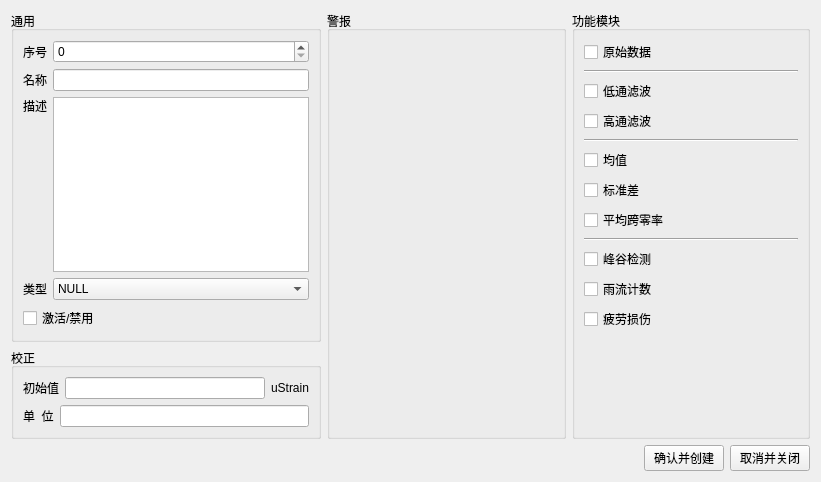
<?xml version="1.0" encoding="UTF-8"?>
<ui version="4.0">
 <class>SENSORCONFIG</class>
 <widget class="QWidget" name="SENSORCONFIG">
  <property name="geometry">
   <rect>
    <x>0</x>
    <y>0</y>
    <width>821</width>
    <height>482</height>
   </rect>
  </property>
  <property name="windowTitle">
   <string>传感器配置</string>
  </property>
  <layout class="QGridLayout" name="gridLayout_4">
   <item row="0" column="0">
    <layout class="QHBoxLayout" name="horizontalLayout_7">
     <item>
      <layout class="QVBoxLayout" name="verticalLayout_2">
       <item>
        <widget class="QGroupBox" name="gb_general">
         <property name="minimumSize">
          <size>
           <width>250</width>
           <height>300</height>
          </size>
         </property>
         <property name="title">
          <string>通用</string>
         </property>
         <layout class="QGridLayout" name="gridLayout">
          <item row="1" column="0">
           <layout class="QHBoxLayout" name="horizontalLayout">
            <item>
             <widget class="QLabel" name="lb_name">
              <property name="text">
               <string>名称</string>
              </property>
             </widget>
            </item>
            <item>
             <widget class="QLineEdit" name="le_name">
              <property name="minimumSize">
               <size>
                <width>0</width>
                <height>0</height>
               </size>
              </property>
             </widget>
            </item>
           </layout>
          </item>
          <item row="4" column="0">
           <widget class="QCheckBox" name="checkBox">
            <property name="sizePolicy">
             <sizepolicy hsizetype="Minimum" vsizetype="Fixed">
              <horstretch>0</horstretch>
              <verstretch>0</verstretch>
             </sizepolicy>
            </property>
            <property name="text">
             <string>激活/禁用</string>
            </property>
           </widget>
          </item>
          <item row="2" column="0">
           <layout class="QHBoxLayout" name="horizontalLayout_2">
            <item>
             <layout class="QVBoxLayout" name="verticalLayout">
              <item>
               <widget class="QLabel" name="lb_description">
                <property name="text">
                 <string>描述</string>
                </property>
               </widget>
              </item>
              <item>
               <spacer name="verticalSpacer">
                <property name="orientation">
                 <enum>Qt::Vertical</enum>
                </property>
                <property name="sizeHint" stdset="0">
                 <size>
                  <width>20</width>
                  <height>40</height>
                 </size>
                </property>
               </spacer>
              </item>
             </layout>
            </item>
            <item>
             <widget class="QPlainTextEdit" name="pte_description">
              <property name="minimumSize">
               <size>
                <width>0</width>
                <height>0</height>
               </size>
              </property>
             </widget>
            </item>
           </layout>
          </item>
          <item row="3" column="0">
           <layout class="QHBoxLayout" name="horizontalLayout_3">
            <item>
             <widget class="QLabel" name="label">
              <property name="text">
               <string>类型</string>
              </property>
             </widget>
            </item>
            <item>
             <widget class="QComboBox" name="comboBox">
              <property name="sizePolicy">
               <sizepolicy hsizetype="Expanding" vsizetype="Fixed">
                <horstretch>0</horstretch>
                <verstretch>0</verstretch>
               </sizepolicy>
              </property>
              <item>
               <property name="text">
                <string>NULL</string>
               </property>
              </item>
              <item>
               <property name="text">
                <string>LBSG</string>
               </property>
              </item>
              <item>
               <property name="text">
                <string>SBSG</string>
               </property>
              </item>
              <item>
               <property name="text">
                <string>TEMP</string>
               </property>
              </item>
              <item>
               <property name="text">
                <string>ACC</string>
               </property>
              </item>
             </widget>
            </item>
           </layout>
          </item>
          <item row="0" column="0">
           <layout class="QHBoxLayout" name="horizontalLayout_6">
            <item>
             <widget class="QLabel" name="lb_name_2">
              <property name="sizePolicy">
               <sizepolicy hsizetype="Preferred" vsizetype="Preferred">
                <horstretch>0</horstretch>
                <verstretch>0</verstretch>
               </sizepolicy>
              </property>
              <property name="text">
               <string>序号</string>
              </property>
             </widget>
            </item>
            <item>
             <widget class="QSpinBox" name="spinBox_id">
              <property name="sizePolicy">
               <sizepolicy hsizetype="Expanding" vsizetype="Fixed">
                <horstretch>0</horstretch>
                <verstretch>0</verstretch>
               </sizepolicy>
              </property>
              <property name="maximum">
               <number>10000</number>
              </property>
             </widget>
            </item>
           </layout>
          </item>
         </layout>
        </widget>
       </item>
       <item>
        <widget class="QGroupBox" name="gb_calibrate">
         <property name="title">
          <string>校正</string>
         </property>
         <layout class="QGridLayout" name="gridLayout_2">
          <item row="0" column="0">
           <layout class="QHBoxLayout" name="horizontalLayout_4">
            <item>
             <widget class="QLabel" name="label_2">
              <property name="text">
               <string>初始值</string>
              </property>
             </widget>
            </item>
            <item>
             <widget class="QLineEdit" name="le_initValue"/>
            </item>
            <item>
             <widget class="QLabel" name="lb_unit">
              <property name="text">
               <string>uStrain</string>
              </property>
             </widget>
            </item>
           </layout>
          </item>
          <item row="1" column="0">
           <layout class="QHBoxLayout" name="horizontalLayout_5">
            <item>
             <widget class="QLabel" name="label_3">
              <property name="text">
               <string>单  位</string>
              </property>
             </widget>
            </item>
            <item>
             <widget class="QLineEdit" name="le_unit"/>
            </item>
           </layout>
          </item>
         </layout>
        </widget>
       </item>
      </layout>
     </item>
     <item>
      <widget class="QGroupBox" name="gb_alarm">
       <property name="sizePolicy">
        <sizepolicy hsizetype="Expanding" vsizetype="Preferred">
         <horstretch>0</horstretch>
         <verstretch>0</verstretch>
        </sizepolicy>
       </property>
       <property name="title">
        <string>警报</string>
       </property>
      </widget>
     </item>
     <item>
      <widget class="QGroupBox" name="gb_function">
       <property name="sizePolicy">
        <sizepolicy hsizetype="Expanding" vsizetype="Preferred">
         <horstretch>0</horstretch>
         <verstretch>0</verstretch>
        </sizepolicy>
       </property>
       <property name="title">
        <string>功能模块</string>
       </property>
       <layout class="QGridLayout" name="gridLayout_3">
        <item row="0" column="0">
         <widget class="QCheckBox" name="cb_rawData">
          <property name="text">
           <string>原始数据</string>
          </property>
         </widget>
        </item>
        <item row="1" column="0">
         <widget class="Line" name="line">
          <property name="orientation">
           <enum>Qt::Horizontal</enum>
          </property>
         </widget>
        </item>
        <item row="5" column="0">
         <widget class="QCheckBox" name="cb_mean">
          <property name="text">
           <string>均值</string>
          </property>
         </widget>
        </item>
        <item row="7" column="0">
         <widget class="QCheckBox" name="cb_zeroCross">
          <property name="text">
           <string>平均跨零率</string>
          </property>
         </widget>
        </item>
        <item row="2" column="0">
         <widget class="QCheckBox" name="cb_lowPass">
          <property name="text">
           <string>低通滤波</string>
          </property>
         </widget>
        </item>
        <item row="12" column="0">
         <widget class="QCheckBox" name="cb_damage">
          <property name="text">
           <string>疲劳损伤</string>
          </property>
         </widget>
        </item>
        <item row="6" column="0">
         <widget class="QCheckBox" name="cb_std">
          <property name="text">
           <string>标准差</string>
          </property>
         </widget>
        </item>
        <item row="4" column="0">
         <widget class="Line" name="line_2">
          <property name="orientation">
           <enum>Qt::Horizontal</enum>
          </property>
         </widget>
        </item>
        <item row="9" column="0">
         <widget class="QCheckBox" name="cb_peakVally">
          <property name="text">
           <string>峰谷检测</string>
          </property>
         </widget>
        </item>
        <item row="3" column="0">
         <widget class="QCheckBox" name="cb_highPass">
          <property name="text">
           <string>高通滤波</string>
          </property>
         </widget>
        </item>
        <item row="11" column="0">
         <widget class="QCheckBox" name="cb_rainflow">
          <property name="text">
           <string>雨流计数</string>
          </property>
         </widget>
        </item>
        <item row="8" column="0">
         <widget class="Line" name="line_3">
          <property name="orientation">
           <enum>Qt::Horizontal</enum>
          </property>
         </widget>
        </item>
        <item row="13" column="0">
         <spacer name="verticalSpacer_2">
          <property name="orientation">
           <enum>Qt::Vertical</enum>
          </property>
          <property name="sizeType">
           <enum>QSizePolicy::Expanding</enum>
          </property>
          <property name="sizeHint" stdset="0">
           <size>
            <width>20</width>
            <height>40</height>
           </size>
          </property>
         </spacer>
        </item>
       </layout>
      </widget>
     </item>
    </layout>
   </item>
   <item row="1" column="0">
    <layout class="QHBoxLayout" name="horizontalLayout_8">
     <item>
      <spacer name="horizontalSpacer">
       <property name="orientation">
        <enum>Qt::Horizontal</enum>
       </property>
       <property name="sizeHint" stdset="0">
        <size>
         <width>40</width>
         <height>20</height>
        </size>
       </property>
      </spacer>
     </item>
     <item>
      <widget class="QPushButton" name="pushButton_yseCreate">
       <property name="text">
        <string>确认并创建</string>
       </property>
      </widget>
     </item>
     <item>
      <widget class="QPushButton" name="pushButton_noExit">
       <property name="text">
        <string>取消并关闭</string>
       </property>
      </widget>
     </item>
    </layout>
   </item>
  </layout>
 </widget>
 <resources/>
 <connections/>
</ui>
